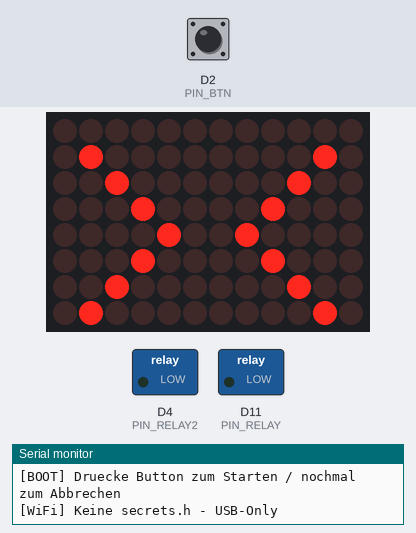
The program below on a simulated Arduino Uno R4 WiFi. On the bench: 12×8 LED matrix, switched loads named in the program (green lamp = pin HIGH), the last lines printed to the serial monitor. The test bench sets the inputs (shaded band); at power-on: D2 (PIN_BTN) HIGH.

Above: at 1.7 s.
1.8 s: D2 (PIN_BTN) pulled LOW for 0.15 s
At 1.86 s:
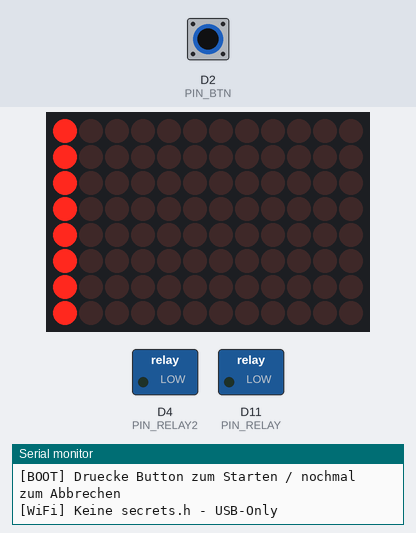
2.5 s: D2 (PIN_BTN) pulled LOW for 1 s
At 3.46 s:
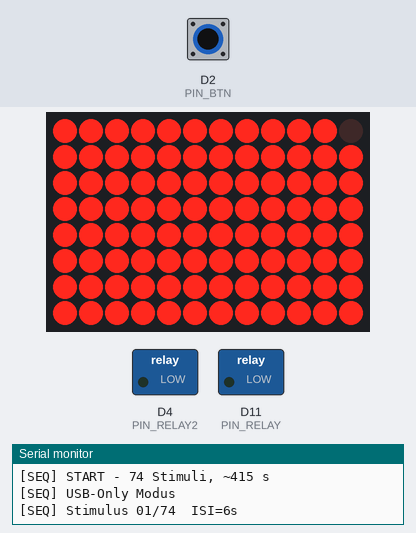
4.1 s: D2 (PIN_BTN) pulled LOW for 0.15 s
At 4.42 s:
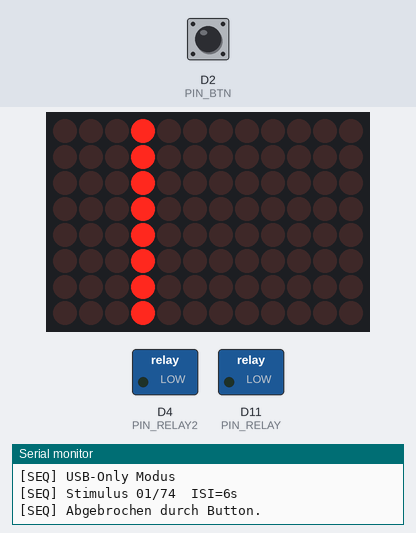
4.8 s: D2 (PIN_BTN) pulsed LOW 5 times (0.12 s each, 0.3 s apart)
At 6.12 s:
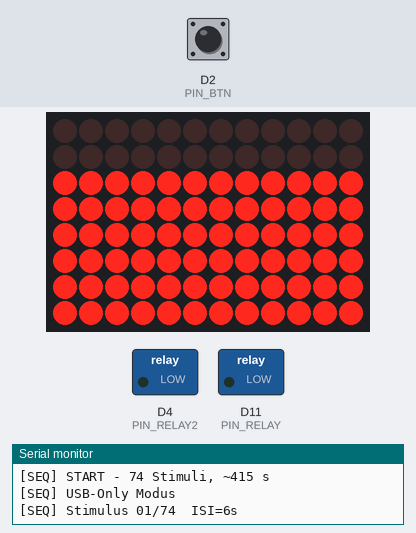
Timing chart, 0 to 15.8 s (numbered marks = the images above; inputs shaded):
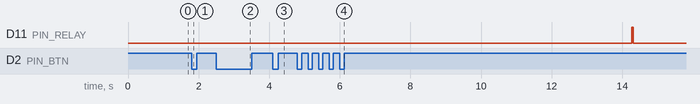

Measured:
- after the input at 1.8 s, the display: changes at once (image 1)
- after the input at 2.5 s, the display: first differs from a run without the input after 0.86 s (image 2)
- after the input at 4.1 s, the display: first changes after 0.14 s (image 3 shows a later state)

The program:

main.cpp
```cpp
#include <WiFiS3.h>
#include <WiFiUdp.h>
#include <Arduino_LED_Matrix.h>

// ══ KONFIGURATION ═════════════════════════════════════════════════════════════
// WLAN-Zugang liegt NICHT im Repo: include/secrets.example.h nach
// include/secrets.h kopieren und anpassen. Ohne secrets.h läuft die Firmware
// im reinen USB-Modus (der Trigger geht dann nur über die serielle Leitung).
#if __has_include("secrets.h")
  #include "secrets.h"
#else
  #define WIFI_SSID     ""
  #define WIFI_PASS     ""
  #define LAPTOP_IP     "0.0.0.0"
  #define LAPTOP_PORT   9999
#endif
#define LOCAL_UDP_PORT  2390

#define PIN_BTN     2
#define PIN_RELAY   11
#define PIN_RELAY2  4
// ══════════════════════════════════════════════════════════════════════════════

static const uint32_t PULSE_US    = 30000UL;
static const uint32_t DEBOUNCE_MS =    50UL;
static const uint32_t FLASH_MS    =   150UL;
static const unsigned long COUNTDOWN_MS = 3000UL;

static const int ISI[] = {
    6,7,4,7,6,3,4,5,7,7,4,7,7,5,6,4,5,7,6,7,6,3,6,7,
    6,6,6,5,6,4,6,3,6,7,4,7,6,3,4,5,7,6,7,6,3,6,7,4,
    7,7,5,6,4,5,7,6,7,6,3,6,7,4,7,7,5,6,4,5,7,6,7,6,3,6
};
static const int N_STIM = (int)(sizeof(ISI) / sizeof(ISI[0]));

// ── LED Frames ────────────────────────────────────────────────────────────────
static byte FRM_DISC[8][12] = {
    {0,0,0,0,0,0,0,0,0,0,0,0},
    {0,1,0,0,0,0,0,0,0,0,1,0},
    {0,0,1,0,0,0,0,0,0,1,0,0},
    {0,0,0,1,0,0,0,0,1,0,0,0},
    {0,0,0,0,1,0,0,1,0,0,0,0},
    {0,0,0,1,0,0,0,0,1,0,0,0},
    {0,0,1,0,0,0,0,0,0,1,0,0},
    {0,1,0,0,0,0,0,0,0,0,1,0},
};
static byte FRM_CONN[8][12] = {
    {0,0,0,0,1,1,1,1,0,0,0,0},
    {0,0,1,1,0,0,0,0,1,1,0,0},
    {0,1,0,0,0,0,0,0,0,0,1,0},
    {0,0,0,1,1,0,0,1,1,0,0,0},
    {0,0,0,0,0,1,1,0,0,0,0,0},
    {0,0,0,0,0,0,0,0,0,0,0,0},
    {0,0,0,0,0,1,1,0,0,0,0,0},
    {0,0,0,0,0,0,0,0,0,0,0,0},
};
static byte FRM_TICK[8][12] = {
    {0,0,0,0,0,0,0,0,0,0,0,0},
    {0,0,0,0,0,0,0,0,0,0,0,1},
    {0,0,0,0,0,0,0,0,0,0,1,0},
    {0,0,0,0,0,0,0,0,0,1,0,0},
    {0,1,0,0,0,0,0,0,1,0,0,0},
    {0,0,1,0,0,0,0,1,0,0,0,0},
    {0,0,0,1,0,0,1,0,0,0,0,0},
    {0,0,0,0,1,1,0,0,0,0,0,0},
};
static byte FRM_FLASH[8][12] = {
    {1,1,1,1,1,1,1,1,1,1,1,1},{1,1,1,1,1,1,1,1,1,1,1,1},
    {1,1,1,1,1,1,1,1,1,1,1,1},{1,1,1,1,1,1,1,1,1,1,1,1},
    {1,1,1,1,1,1,1,1,1,1,1,1},{1,1,1,1,1,1,1,1,1,1,1,1},
    {1,1,1,1,1,1,1,1,1,1,1,1},{1,1,1,1,1,1,1,1,1,1,1,1},
};
static byte FRM_BLANK[8][12] = {};
static byte FRM_HEART1[8][12] = {
    {0,0,1,1,0,0,0,1,1,0,0,0},
    {0,1,1,1,1,0,1,1,1,1,0,0},
    {0,1,1,1,1,1,1,1,1,1,0,0},
    {0,0,1,1,1,1,1,1,1,0,0,0},
    {0,0,0,1,1,1,1,1,0,0,0,0},
    {0,0,0,0,1,1,1,0,0,0,0,0},
    {0,0,0,0,0,1,0,0,0,0,0,0},
    {0,0,0,0,0,0,0,0,0,0,0,0},
};
static byte FRM_HEART2[8][12] = {
    {0,0,0,0,0,0,0,0,0,0,0,0},
    {0,0,1,1,0,0,0,1,1,0,0,0},
    {0,0,1,1,1,0,1,1,1,0,0,0},
    {0,0,0,1,1,1,1,1,0,0,0,0},
    {0,0,0,0,1,1,1,0,0,0,0,0},
    {0,0,0,0,0,1,0,0,0,0,0,0},
    {0,0,0,0,0,0,0,0,0,0,0,0},
    {0,0,0,0,0,0,0,0,0,0,0,0},
};
static byte FRM_EXCL[8][12] = {
    {0,0,0,0,0,1,1,0,0,0,0,0},
    {0,0,0,0,0,1,1,0,0,0,0,0},
    {0,0,0,0,0,1,1,0,0,0,0,0},
    {0,0,0,0,0,1,1,0,0,0,0,0},
    {0,0,0,0,0,1,1,0,0,0,0,0},
    {0,0,0,0,0,0,0,0,0,0,0,0},
    {0,0,0,0,0,1,1,0,0,0,0,0},
    {0,0,0,0,0,1,1,0,0,0,0,0},
};

// ── Globale Objekte ───────────────────────────────────────────────────────────
ArduinoLEDMatrix matrix;
WiFiUDP          udp;

bool wifiOK     = false;
bool seqRunning = false;
int  stimIdx    = 0;

volatile bool btnISR    = false;
bool          btnEvent  = false;
bool          btnLast   = HIGH;
unsigned long btnLastMs = 0;
unsigned long animMs    = 0;
int           animPhase = 0;

// ── ISR ───────────────────────────────────────────────────────────────────────
void BUTTON_ISR() {
    btnISR = true;
}

// ── Hilfsfunktionen ───────────────────────────────────────────────────────────
void showFrame(byte frame[8][12]) {
    frame[0][11] = wifiOK ? 1 : 0;
    matrix.renderBitmap(frame, 8, 12);
}

void serialPrintf(const char* fmt, ...) {
    char buf[128];
    va_list args;
    va_start(args, fmt);
    vsnprintf(buf, sizeof(buf), fmt, args);
    va_end(args);
    Serial.print(buf);
}

void checkButton() {
    bool state = digitalRead(PIN_BTN);
    unsigned long now = millis();
    if (state != btnLast && (now - btnLastMs) > DEBOUNCE_MS) {
        btnLastMs = now;
        btnLast   = state;
        if (state == LOW) btnEvent = true;
    }
}

// ── Start-Animation: Welle von links nach rechts ──────────────────────────────
void playStartAnim() {
    for (int pass = 0; pass < 2; pass++) {
        for (int col = 0; col < 12; col++) {
            byte f[8][12] = {};
            for (int r = 0; r < 8; r++) f[r][col] = 1;
            showFrame(f);
            delay(40);
        }
    }
    // Checkmark kurz zeigen
    showFrame(FRM_TICK);
    delay(600);
}

// ── Stop-Animation: Alle LEDs aus, Reihe für Reihe ───────────────────────────
void playStopAnim() {
    // Erst alle an
    showFrame(FRM_FLASH);
    delay(200);
    // Dann Zeile für Zeile löschen
    byte f[8][12] = {
        {1,1,1,1,1,1,1,1,1,1,1,1},{1,1,1,1,1,1,1,1,1,1,1,1},
        {1,1,1,1,1,1,1,1,1,1,1,1},{1,1,1,1,1,1,1,1,1,1,1,1},
        {1,1,1,1,1,1,1,1,1,1,1,1},{1,1,1,1,1,1,1,1,1,1,1,1},
        {1,1,1,1,1,1,1,1,1,1,1,1},{1,1,1,1,1,1,1,1,1,1,1,1},
    };
    for (int r = 0; r < 8; r++) {
        for (int c = 0; c < 12; c++) f[r][c] = 0;
        showFrame(f);
        delay(60);
    }
    delay(200);
    showFrame(wifiOK ? FRM_CONN : FRM_DISC);
}

// ── ISI Warte-Funktion mit Animationen ───────────────────────────────────────
// Gibt true zurück wenn Sequenz abgebrochen wurde
bool waitISI(int sIdx) {
    unsigned long waitMs = (unsigned long)ISI[sIdx] * 1000UL;
    unsigned long t0     = millis();

    while (true) {
        unsigned long elapsed   = millis() - t0;
        unsigned long remaining = (elapsed < waitMs) ? (waitMs - elapsed) : 0;
        if (elapsed >= waitMs) break;

        if (remaining <= COUNTDOWN_MS) {
            // ── Countdown: blinkendes ! + Rahmen füllt sich ────────────────
            byte pb[8][12] = {};
            if ((millis() % 500) < 250) memcpy(pb, FRM_EXCL, sizeof(pb));

            int steps = (int)((COUNTDOWN_MS - remaining) * 12 / COUNTDOWN_MS);
            steps = constrain(steps, 0, 11);
            for (int c = 0; c <= steps && c < 12; c++)      pb[0][c] = 1;
            for (int c = 11; c >= (11 - steps) && c >= 0; c--) pb[7][c] = 1;
            showFrame(pb);

        } else {
            // ── Herzschlag + Fortschritt ───────────────────────────────────
            byte pb[8][12] = {};
            uint32_t phase = elapsed % 1200;
            if      (phase < 100) memcpy(pb, FRM_HEART1, sizeof(pb));
            else if (phase < 200) memcpy(pb, FRM_HEART2, sizeof(pb));
            else if (phase < 300) memcpy(pb, FRM_HEART1, sizeof(pb));

            // Untere Zeile: Gesamt-Fortschritt der Sequenz
            int filled = sIdx * 12 / N_STIM;
            for (int c = 0; c < filled && c < 12; c++) pb[7][c] = 1;

            // Obere Zeile: Zeitfortschritt innerhalb dieses ISI
            int dot = constrain((int)(elapsed * 11 / waitMs), 0, 11);
            pb[0][dot] = 1;

            showFrame(pb);
        }

        // Button-Check → Abbruch
        if (btnISR) { btnISR = false; btnEvent = true; }
        checkButton();
        if (btnEvent) {
            btnEvent   = false;
            seqRunning = false;
            playStopAnim();
            Serial.println("[SEQ] Abgebrochen durch Button.");
            return true;
        }

        delay(30);
    }
    return false;
}

// ── WiFi ──────────────────────────────────────────────────────────────────────
void wifiTryConnect() {
    if (WiFi.status() == WL_NO_MODULE) return;
    if (WIFI_SSID[0] == '\0') { Serial.println("[WiFi] Keine secrets.h - USB-Only"); return; }
    serialPrintf("[WiFi] Versuche '%s' ...\n", WIFI_SSID);
    WiFi.begin(WIFI_SSID, WIFI_PASS);
    unsigned long start = millis();
    while (millis() - start < 5000) {
        if (WiFi.status() == WL_CONNECTED) {
            wifiOK = true;
            udp.begin(LOCAL_UDP_PORT);
            char ip[20];
            WiFi.localIP().toString().toCharArray(ip, sizeof(ip));
            serialPrintf("[WiFi] Verbunden  IP=%s\n", ip);
            return;
        }
        delay(100);
    }
    WiFi.disconnect();
    serialPrintf("[WiFi] Timeout (Status=%d) - USB-Only\n", WiFi.status());
}

void wifiReconnectCheck() {
    static unsigned long last = 0;
    if (millis() - last < 30000) return;
    last = millis();
    if (!seqRunning && WiFi.status() != WL_CONNECTED) {
        wifiOK = false;
        wifiTryConnect();
    }
}

// ── Trigger senden ────────────────────────────────────────────────────────────
void firePulse(int idx) {
    serialPrintf("[PULSE] #%02d  t=%lu ms\n", idx + 1, millis());
    digitalWrite(PIN_RELAY, HIGH);
    delayMicroseconds(PULSE_US);
    digitalWrite(PIN_RELAY, LOW);
}

void sendTrigger(int idx) {
    serialPrintf("TRIGGER:%d,%lu\n", idx + 1, millis());
    if (wifiOK) {
        IPAddress ip; ip.fromString(LAPTOP_IP);
        char msg[32];
        snprintf(msg, sizeof(msg), "T%d,%lu", idx + 1, millis());
        udp.beginPacket(ip, LAPTOP_PORT);
        udp.write((const uint8_t*)msg, strlen(msg));
        udp.endPacket();
    }
}

// ─────────────────────────────────────────────────────────────────────────────
void setup() {
    Serial.begin(115200);
    delay(500);
    matrix.begin();
    showFrame(FRM_DISC);

    pinMode(PIN_RELAY,  OUTPUT); digitalWrite(PIN_RELAY,  LOW);
    pinMode(PIN_RELAY2, OUTPUT); digitalWrite(PIN_RELAY2, LOW);
    pinMode(PIN_BTN,    INPUT_PULLUP);
    attachInterrupt(digitalPinToInterrupt(PIN_BTN), BUTTON_ISR, FALLING);

    Serial.println("\n[BOOT] Unicorn Trigger - UNO R4 WiFi");
    serialPrintf("[BOOT] %s | N_STIM=%d | BTN=D%d | RELAY=D%d\n",
                 __DATE__, N_STIM, PIN_BTN, PIN_RELAY);
    Serial.println("[BOOT] Druecke Button zum Starten / nochmal zum Abbrechen");

    wifiTryConnect();
    showFrame(wifiOK ? FRM_CONN : FRM_DISC);
}

// ─────────────────────────────────────────────────────────────────────────────
void loop() {
    wifiReconnectCheck();

    if (btnISR) { btnISR = false; btnEvent = true; }
    checkButton();

    // ── IDLE: wartet auf ersten Button-Druck ─────────────────────────────────
    if (!seqRunning) {
        // X blinkt wenn kein WiFi, WiFi-Icon wenn verbunden
        if (wifiOK) {
            showFrame(FRM_CONN);
        } else {
            unsigned long now = millis();
            if (now - animMs > 500) {
                animMs = now;
                animPhase ^= 1;
                if (animPhase) showFrame(FRM_DISC);
                else           showFrame(FRM_BLANK);
            }
        }

        if (btnEvent) {
            btnEvent = false;
            // Start-Animation abspielen
            playStartAnim();
            seqRunning = true;
            stimIdx    = 0;
            int total = 0;
            for (int i = 0; i < N_STIM; i++) total += ISI[i];
            serialPrintf("[SEQ] START - %d Stimuli, ~%d s\n", N_STIM, total);
            if (!wifiOK) Serial.println("[SEQ] USB-Only Modus");
        }
        return;
    }

    // ── SEQUENZ ABGESCHLOSSEN ─────────────────────────────────────────────────
    if (stimIdx >= N_STIM) {
        seqRunning = false;
        playStopAnim();
        Serial.println("[SEQ] Sequenz abgeschlossen.");
        return;
    }

    // ── NÄCHSTER STIMULUS ─────────────────────────────────────────────────────
    serialPrintf("[SEQ] Stimulus %02d/%02d  ISI=%ds\n",
                 stimIdx + 1, N_STIM, ISI[stimIdx]);

    if (waitISI(stimIdx)) return;   // true = abgebrochen

    // ── TRIGGER ───────────────────────────────────────────────────────────────
    firePulse(stimIdx);
    sendTrigger(stimIdx);

    showFrame(FRM_FLASH);
    delay(FLASH_MS);

    stimIdx++;
}
```

secrets.example.h
```cpp
// Kopie als secrets.h anlegen (wird von Git ignoriert).
#define WIFI_SSID     "MeinWLAN"
#define WIFI_PASS     "MeinPasswort"
#define LAPTOP_IP     "192.168.137.1"   // Empfänger der optionalen UDP-Trigger
#define LAPTOP_PORT   9999
```
